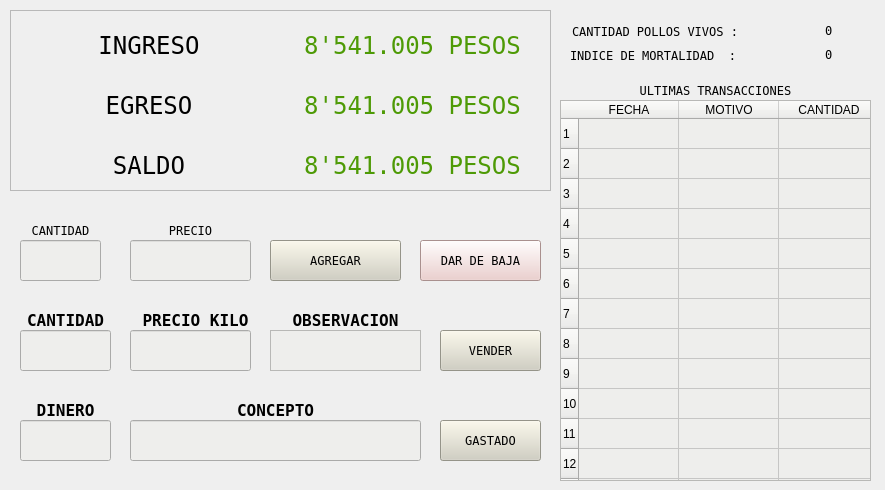
    <widget class="QWidget" name="tab_5">
     <attribute name="title">
      <string>POLLOS</string>
     </attribute>
     <widget class="QLabel" name="label_70">
      <property name="geometry">
       <rect>
        <x>270</x>
        <y>300</y>
        <width>151</width>
        <height>41</height>
       </rect>
      </property>
      <property name="font">
       <font>
        <family>Andale Mono</family>
        <pointsize>12</pointsize>
        <weight>75</weight>
        <bold>true</bold>
       </font>
      </property>
      <property name="text">
       <string>OBSERVACION</string>
      </property>
      <property name="alignment">
       <set>Qt::AlignCenter</set>
      </property>
     </widget>
     <widget class="QLineEdit" name="cantidad_gastado_pollos">
      <property name="geometry">
       <rect>
        <x>20</x>
        <y>420</y>
        <width>91</width>
        <height>41</height>
       </rect>
      </property>
      <property name="styleSheet">
       <string notr="true">background-color: rgb(238, 238, 236);</string>
      </property>
     </widget>
     <widget class="QLabel" name="label_73">
      <property name="geometry">
       <rect>
        <x>20</x>
        <y>390</y>
        <width>91</width>
        <height>41</height>
       </rect>
      </property>
      <property name="font">
       <font>
        <family>Andale Mono</family>
        <pointsize>12</pointsize>
        <weight>75</weight>
        <bold>true</bold>
       </font>
      </property>
      <property name="text">
       <string>DINERO</string>
      </property>
      <property name="alignment">
       <set>Qt::AlignCenter</set>
      </property>
     </widget>
     <widget class="QLabel" name="label_76">
      <property name="geometry">
       <rect>
        <x>20</x>
        <y>300</y>
        <width>91</width>
        <height>41</height>
       </rect>
      </property>
      <property name="font">
       <font>
        <family>Andale Mono</family>
        <pointsize>12</pointsize>
        <weight>75</weight>
        <bold>true</bold>
       </font>
      </property>
      <property name="text">
       <string>CANTIDAD</string>
      </property>
      <property name="alignment">
       <set>Qt::AlignCenter</set>
      </property>
     </widget>
     <widget class="QLineEdit" name="precio_kilo_pollos">
      <property name="geometry">
       <rect>
        <x>130</x>
        <y>330</y>
        <width>121</width>
        <height>41</height>
       </rect>
      </property>
      <property name="styleSheet">
       <string notr="true">background-color: rgb(238, 238, 236);</string>
      </property>
     </widget>
     <widget class="QPushButton" name="boton_gastar_pollos">
      <property name="geometry">
       <rect>
        <x>440</x>
        <y>420</y>
        <width>101</width>
        <height>41</height>
       </rect>
      </property>
      <property name="font">
       <font>
        <family>Andale Mono</family>
       </font>
      </property>
      <property name="styleSheet">
       <string notr="true">background-color: rgb(209, 207, 192);</string>
      </property>
      <property name="text">
       <string>GASTADO</string>
      </property>
     </widget>
     <widget class="QLabel" name="label_78">
      <property name="geometry">
       <rect>
        <x>130</x>
        <y>390</y>
        <width>291</width>
        <height>41</height>
       </rect>
      </property>
      <property name="font">
       <font>
        <family>Andale Mono</family>
        <pointsize>12</pointsize>
        <weight>75</weight>
        <bold>true</bold>
       </font>
      </property>
      <property name="text">
       <string>CONCEPTO</string>
      </property>
      <property name="alignment">
       <set>Qt::AlignCenter</set>
      </property>
     </widget>
     <widget class="QLineEdit" name="cantidad_kilos__pollos">
      <property name="geometry">
       <rect>
        <x>20</x>
        <y>330</y>
        <width>91</width>
        <height>41</height>
       </rect>
      </property>
      <property name="styleSheet">
       <string notr="true">background-color: rgb(238, 238, 236);</string>
      </property>
     </widget>
     <widget class="QTextEdit" name="comentario_venta__pollos">
      <property name="geometry">
       <rect>
        <x>270</x>
        <y>330</y>
        <width>151</width>
        <height>41</height>
       </rect>
      </property>
      <property name="font">
       <font/>
      </property>
      <property name="styleSheet">
       <string notr="true">background-color: rgb(238, 238, 236);</string>
      </property>
      <property name="html">
       <string>&lt;!DOCTYPE HTML PUBLIC &quot;-//W3C//DTD HTML 4.0//EN&quot; &quot;http://www.w3.org/TR/REC-html40/strict.dtd&quot;&gt;
&lt;html&gt;&lt;head&gt;&lt;meta name=&quot;qrichtext&quot; content=&quot;1&quot; /&gt;&lt;style type=&quot;text/css&quot;&gt;
p, li { white-space: pre-wrap; }
&lt;/style&gt;&lt;/head&gt;&lt;body style=&quot; font-family:'Ubuntu'; font-size:11pt; font-weight:400; font-style:normal;&quot;&gt;
&lt;p style=&quot;-qt-paragraph-type:empty; margin-top:0px; margin-bottom:0px; margin-left:0px; margin-right:0px; -qt-block-indent:0; text-indent:0px;&quot;&gt;&lt;br /&gt;&lt;/p&gt;&lt;/body&gt;&lt;/html&gt;</string>
      </property>
     </widget>
     <widget class="QPushButton" name="boton_vender_pollos">
      <property name="geometry">
       <rect>
        <x>440</x>
        <y>330</y>
        <width>101</width>
        <height>41</height>
       </rect>
      </property>
      <property name="font">
       <font>
        <family>Andale Mono</family>
       </font>
      </property>
      <property name="styleSheet">
       <string notr="true">background-color: rgb(209, 207, 192);</string>
      </property>
      <property name="text">
       <string>VENDER</string>
      </property>
     </widget>
     <widget class="QLineEdit" name="concepto_compra_pollos">
      <property name="geometry">
       <rect>
        <x>130</x>
        <y>420</y>
        <width>291</width>
        <height>41</height>
       </rect>
      </property>
      <property name="styleSheet">
       <string notr="true">background-color: rgb(238, 238, 236);</string>
      </property>
     </widget>
     <widget class="QLabel" name="label_71">
      <property name="geometry">
       <rect>
        <x>20</x>
        <y>210</y>
        <width>81</width>
        <height>41</height>
       </rect>
      </property>
      <property name="font">
       <font>
        <family>Andale Mono</family>
       </font>
      </property>
      <property name="text">
       <string>CANTIDAD</string>
      </property>
      <property name="alignment">
       <set>Qt::AlignCenter</set>
      </property>
     </widget>
     <widget class="QPushButton" name="boton_dar_baja__pollos">
      <property name="geometry">
       <rect>
        <x>420</x>
        <y>240</y>
        <width>121</width>
        <height>41</height>
       </rect>
      </property>
      <property name="font">
       <font>
        <family>Andale Mono</family>
       </font>
      </property>
      <property name="styleSheet">
       <string notr="true">background-color: rgb(236, 201, 199);</string>
      </property>
      <property name="text">
       <string>DAR DE BAJA</string>
      </property>
     </widget>
     <widget class="QLabel" name="label_80">
      <property name="geometry">
       <rect>
        <x>572</x>
        <y>21</y>
        <width>211</width>
        <height>20</height>
       </rect>
      </property>
      <property name="font">
       <font>
        <family>Andale Mono</family>
       </font>
      </property>
      <property name="text">
       <string>CANTIDAD POLLOS VIVOS : </string>
      </property>
     </widget>
     <widget class="QLineEdit" name="cantidad__pollos">
      <property name="geometry">
       <rect>
        <x>20</x>
        <y>240</y>
        <width>81</width>
        <height>41</height>
       </rect>
      </property>
      <property name="font">
       <font>
        <family>Andale Mono</family>
       </font>
      </property>
      <property name="styleSheet">
       <string notr="true">background-color: rgb(238, 238, 236);</string>
      </property>
     </widget>
     <widget class="QLabel" name="cantidad_pollos_galpon">
      <property name="geometry">
       <rect>
        <x>825</x>
        <y>21</y>
        <width>51</width>
        <height>18</height>
       </rect>
      </property>
      <property name="font">
       <font>
        <family>Andale Mono</family>
       </font>
      </property>
      <property name="text">
       <string>0</string>
      </property>
     </widget>
     <widget class="QPushButton" name="boton_agregar__pollos">
      <property name="geometry">
       <rect>
        <x>270</x>
        <y>240</y>
        <width>131</width>
        <height>41</height>
       </rect>
      </property>
      <property name="font">
       <font>
        <family>Andale Mono</family>
       </font>
      </property>
      <property name="styleSheet">
       <string notr="true">background-color: rgb(209, 207, 192);</string>
      </property>
      <property name="text">
       <string>AGREGAR</string>
      </property>
     </widget>
     <widget class="QLabel" name="indice_mortalidad_pollos">
      <property name="geometry">
       <rect>
        <x>825</x>
        <y>45</y>
        <width>51</width>
        <height>18</height>
       </rect>
      </property>
      <property name="font">
       <font>
        <family>Andale Mono</family>
       </font>
      </property>
      <property name="text">
       <string>0</string>
      </property>
     </widget>
     <widget class="QLabel" name="label_81">
      <property name="geometry">
       <rect>
        <x>570</x>
        <y>45</y>
        <width>241</width>
        <height>20</height>
       </rect>
      </property>
      <property name="font">
       <font>
        <family>Andale Mono</family>
       </font>
      </property>
      <property name="text">
       <string>INDICE DE MORTALIDAD  :</string>
      </property>
     </widget>
     <widget class="QLabel" name="label_82">
      <property name="geometry">
       <rect>
        <x>140</x>
        <y>300</y>
        <width>111</width>
        <height>41</height>
       </rect>
      </property>
      <property name="font">
       <font>
        <family>Andale Mono</family>
        <pointsize>12</pointsize>
        <weight>75</weight>
        <bold>true</bold>
       </font>
      </property>
      <property name="text">
       <string>PRECIO KILO</string>
      </property>
      <property name="alignment">
       <set>Qt::AlignCenter</set>
      </property>
     </widget>
     <widget class="QLabel" name="label_303">
      <property name="geometry">
       <rect>
        <x>560</x>
        <y>80</y>
        <width>311</width>
        <height>21</height>
       </rect>
      </property>
      <property name="font">
       <font>
        <family>Andale Mono</family>
       </font>
      </property>
      <property name="text">
       <string>ULTIMAS TRANSACCIONES</string>
      </property>
      <property name="alignment">
       <set>Qt::AlignCenter</set>
      </property>
     </widget>
     <widget class="QTableWidget" name="tabla_pollos">
      <property name="geometry">
       <rect>
        <x>560</x>
        <y>100</y>
        <width>311</width>
        <height>381</height>
       </rect>
      </property>
      <property name="styleSheet">
       <string notr="true">font: 11pt &quot;Andale Mono&quot;;
background-color: rgb(238, 238, 236);</string>
      </property>
      <property name="verticalScrollBarPolicy">
       <enum>Qt::ScrollBarAlwaysOff</enum>
      </property>
      <property name="horizontalScrollBarPolicy">
       <enum>Qt::ScrollBarAlwaysOff</enum>
      </property>
      <row>
       <property name="text">
        <string>1</string>
       </property>
      </row>
      <row>
       <property name="text">
        <string>2</string>
       </property>
      </row>
      <row>
       <property name="text">
        <string>3</string>
       </property>
      </row>
      <row>
       <property name="text">
        <string>4</string>
       </property>
      </row>
      <row>
       <property name="text">
        <string>5</string>
       </property>
      </row>
      <row>
       <property name="text">
        <string>6</string>
       </property>
      </row>
      <row>
       <property name="text">
        <string>7</string>
       </property>
      </row>
      <row>
       <property name="text">
        <string>8</string>
       </property>
      </row>
      <row>
       <property name="text">
        <string>9</string>
       </property>
      </row>
      <row>
       <property name="text">
        <string>10</string>
       </property>
      </row>
      <row>
       <property name="text">
        <string>11</string>
       </property>
      </row>
      <row>
       <property name="text">
        <string>12</string>
       </property>
      </row>
      <row>
       <property name="text">
        <string>13</string>
       </property>
      </row>
      <column>
       <property name="text">
        <string>FECHA</string>
       </property>
      </column>
      <column>
       <property name="text">
        <string>MOTIVO</string>
       </property>
      </column>
      <column>
       <property name="text">
        <string>CANTIDAD</string>
       </property>
      </column>
     </widget>
     <widget class="QLineEdit" name="precio_pollos">
      <property name="geometry">
       <rect>
        <x>130</x>
        <y>240</y>
        <width>121</width>
        <height>41</height>
       </rect>
      </property>
      <property name="font">
       <font>
        <family>Andale Mono</family>
       </font>
      </property>
      <property name="styleSheet">
       <string notr="true">background-color: rgb(238, 238, 236);</string>
      </property>
     </widget>
     <widget class="QLabel" name="label_288">
      <property name="geometry">
       <rect>
        <x>130</x>
        <y>210</y>
        <width>121</width>
        <height>41</height>
       </rect>
      </property>
      <property name="font">
       <font>
        <family>Andale Mono</family>
       </font>
      </property>
      <property name="text">
       <string>PRECIO</string>
      </property>
      <property name="alignment">
       <set>Qt::AlignCenter</set>
      </property>
     </widget>
     <widget class="QFrame" name="frame_21">
      <property name="geometry">
       <rect>
        <x>10</x>
        <y>10</y>
        <width>541</width>
        <height>181</height>
       </rect>
      </property>
      <property name="font">
       <font>
        <family>Andale Mono</family>
       </font>
      </property>
      <property name="frameShape">
       <enum>QFrame::StyledPanel</enum>
      </property>
      <property name="frameShadow">
       <enum>QFrame::Raised</enum>
      </property>
      <widget class="QWidget" name="layoutWidget_43">
       <property name="geometry">
        <rect>
         <x>10</x>
         <y>80</y>
         <width>521</width>
         <height>30</height>
        </rect>
       </property>
       <layout class="QHBoxLayout" name="horizontalLayout_45">
        <item>
         <widget class="QLabel" name="label_309">
          <property name="font">
           <font>
            <family>Andale Mono</family>
            <pointsize>18</pointsize>
           </font>
          </property>
          <property name="text">
           <string>EGRESO</string>
          </property>
          <property name="alignment">
           <set>Qt::AlignCenter</set>
          </property>
         </widget>
        </item>
        <item>
         <widget class="QLabel" name="valor_egreso__pollos">
          <property name="font">
           <font>
            <family>Andale Mono</family>
            <pointsize>18</pointsize>
           </font>
          </property>
          <property name="styleSheet">
           <string notr="true">color: rgb(78, 154, 6);</string>
          </property>
          <property name="text">
           <string>8'541.005 PESOS</string>
          </property>
          <property name="alignment">
           <set>Qt::AlignCenter</set>
          </property>
         </widget>
        </item>
       </layout>
      </widget>
      <widget class="QWidget" name="layoutWidget_44">
       <property name="geometry">
        <rect>
         <x>10</x>
         <y>140</y>
         <width>521</width>
         <height>30</height>
        </rect>
       </property>
       <layout class="QHBoxLayout" name="horizontalLayout_46">
        <item>
         <widget class="QLabel" name="label_310">
          <property name="font">
           <font>
            <family>Andale Mono</family>
            <pointsize>18</pointsize>
           </font>
          </property>
          <property name="text">
           <string>SALDO</string>
          </property>
          <property name="alignment">
           <set>Qt::AlignCenter</set>
          </property>
         </widget>
        </item>
        <item>
         <widget class="QLabel" name="valor_saldo__pollos">
          <property name="font">
           <font>
            <family>Andale Mono</family>
            <pointsize>18</pointsize>
           </font>
          </property>
          <property name="styleSheet">
           <string notr="true">color: rgb(78, 154, 6);</string>
          </property>
          <property name="text">
           <string>8'541.005 PESOS</string>
          </property>
          <property name="alignment">
           <set>Qt::AlignCenter</set>
          </property>
         </widget>
        </item>
       </layout>
      </widget>
      <widget class="QWidget" name="layoutWidget_45">
       <property name="geometry">
        <rect>
         <x>10</x>
         <y>20</y>
         <width>521</width>
         <height>30</height>
        </rect>
       </property>
       <layout class="QHBoxLayout" name="horizontalLayout_47">
        <item>
         <widget class="QLabel" name="label_311">
          <property name="font">
           <font>
            <family>Andale Mono</family>
            <pointsize>18</pointsize>
           </font>
          </property>
          <property name="text">
           <string>INGRESO</string>
          </property>
          <property name="alignment">
           <set>Qt::AlignCenter</set>
          </property>
         </widget>
        </item>
        <item>
         <widget class="QLabel" name="valor_ingreso_pollos">
          <property name="font">
           <font>
            <family>Andale Mono</family>
            <pointsize>18</pointsize>
           </font>
          </property>
          <property name="styleSheet">
           <string notr="true">color: rgb(78, 154, 6);</string>
          </property>
          <property name="text">
           <string>8'541.005 PESOS</string>
          </property>
          <property name="alignment">
           <set>Qt::AlignCenter</set>
          </property>
         </widget>
        </item>
       </layout>
      </widget>
     </widget>
     <zorder>label_288</zorder>
     <zorder>label_82</zorder>
     <zorder>label_70</zorder>
     <zorder>label_76</zorder>
     <zorder>label_73</zorder>
     <zorder>cantidad_gastado_pollos</zorder>
     <zorder>precio_kilo_pollos</zorder>
     <zorder>boton_gastar_pollos</zorder>
     <zorder>label_78</zorder>
     <zorder>cantidad_kilos__pollos</zorder>
     <zorder>comentario_venta__pollos</zorder>
     <zorder>boton_vender_pollos</zorder>
     <zorder>concepto_compra_pollos</zorder>
     <zorder>label_71</zorder>
     <zorder>boton_dar_baja__pollos</zorder>
     <zorder>label_80</zorder>
     <zorder>cantidad__pollos</zorder>
     <zorder>cantidad_pollos_galpon</zorder>
     <zorder>boton_agregar__pollos</zorder>
     <zorder>indice_mortalidad_pollos</zorder>
     <zorder>label_81</zorder>
     <zorder>label_303</zorder>
     <zorder>tabla_pollos</zorder>
     <zorder>precio_pollos</zorder>
     <zorder>frame_21</zorder>
    </widget>
